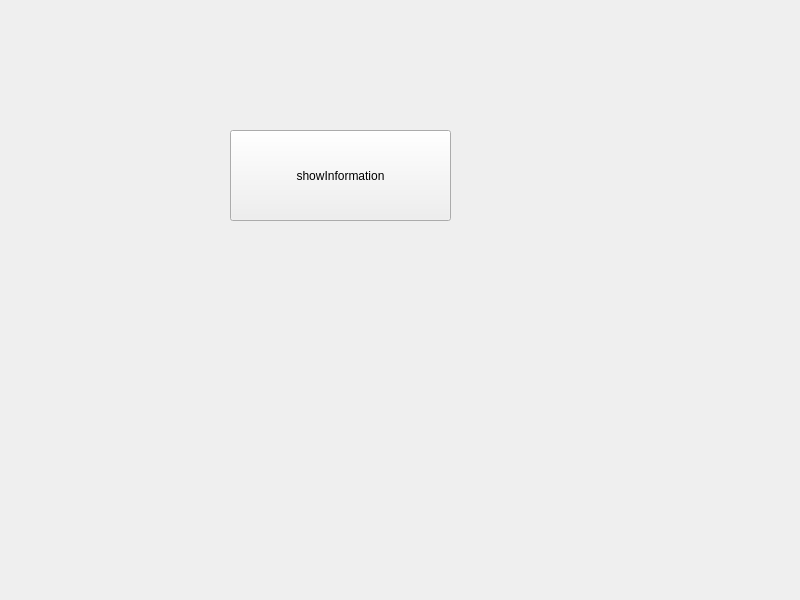
<?xml version="1.0" encoding="UTF-8"?>
<ui version="4.0">
 <class>Widget</class>
 <widget class="QWidget" name="Widget">
  <property name="geometry">
   <rect>
    <x>0</x>
    <y>0</y>
    <width>800</width>
    <height>600</height>
   </rect>
  </property>
  <property name="windowTitle">
   <string>Widget</string>
  </property>
  <widget class="QPushButton" name="showInfoButton">
   <property name="geometry">
    <rect>
     <x>230</x>
     <y>130</y>
     <width>221</width>
     <height>91</height>
    </rect>
   </property>
   <property name="text">
    <string>showInformation</string>
   </property>
  </widget>
 </widget>
 <resources/>
 <connections/>
</ui>
